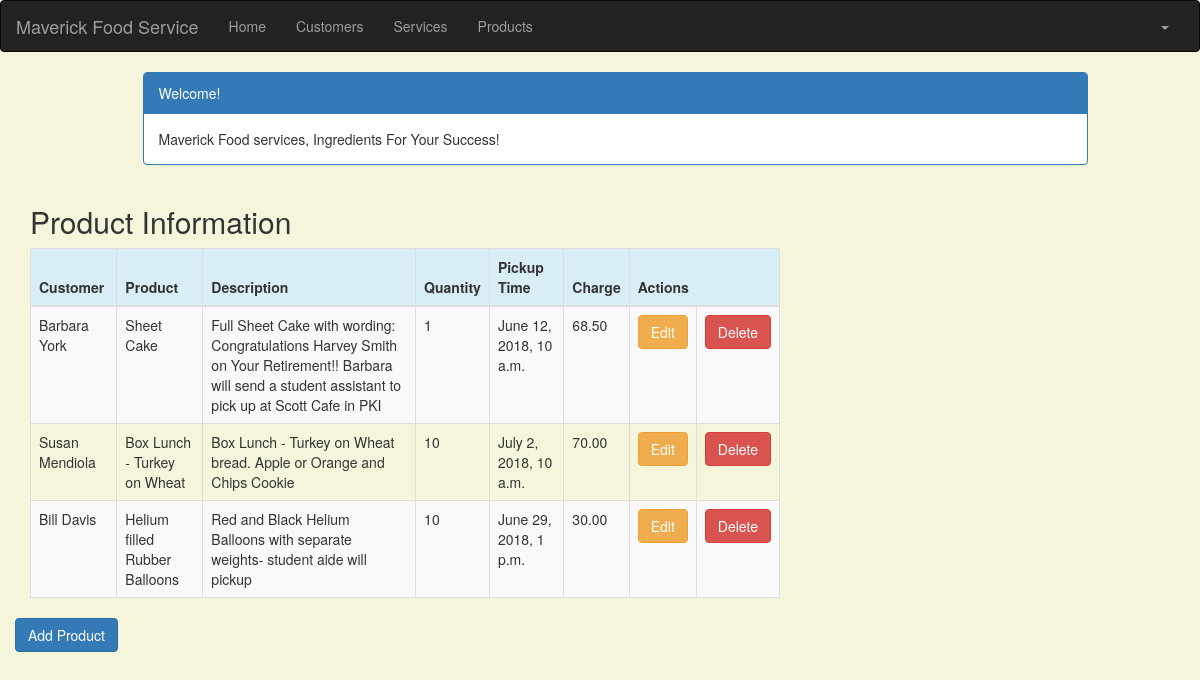
The page /product_list (signed in) on the database its author committed.
### crm/models.py (models this page shows, shortened)
class Product(models.Model):
    cust_name = models.ForeignKey(Customer, on_delete=models.CASCADE, related_name='products')
    product = models.CharField(max_length=100)
    p_description = models.TextField()
    quantity = models.IntegerField()
    pickup_time = models.DateTimeField(
        default=timezone.now)
    charge = models.DecimalField(max_digits=10, decimal_places=2)
    created_date = models.DateTimeField(
        default=timezone.now)
    updated_date = models.DateTimeField(auto_now_add=True)

class Customer(models.Model):
    cust_name = models.CharField(max_length=50)
    organization = models.CharField(max_length=100, blank=True)
    role = models.CharField(max_length=100)
    email = models.EmailField(max_length=100)
    bldgroom = models.CharField(max_length=100)
    address = models.CharField(max_length=200)
    account_number = models.IntegerField(blank=False, null=False)
    city = models.CharField(max_length=50)
    state = models.CharField(max_length=50)
    zipcode = models.CharField(max_length=10)
    phone_number = models.CharField(max_length=50)
    created_date = models.DateTimeField(
        default=timezone.now)
    updated_date = models.DateTimeField(auto_now_add=True)
    def __str__(self):
        return str(self.cust_name)

### crm/views.py (the view)
# urls.py: path('product_list', views.product_list, name='product_list'),
@login_required
def product_list(request):
   products = Product.objects.filter(created_date__lte=timezone.now())
   return render(request, 'crm/product_list.html', {'products': products})

### crm/Templates/crm/product_list.html (shortened to what this page needs)
{% extends 'crm/../crm/../crm/base.html' %}
{% block content %}
    <html>
    <head>
        <link rel="stylesheet" href="https://maxcdn.bootstrapcdn.com/bootstrap/3.3.4/css/bootstrap.min.css">
    </head>
    <body>
    <div class="container">
        <div class="row">
            <div class="col-md-10 col-md-offset-1">
                <div class="panel panel-primary">
                    <div class="panel-heading">Welcome!</div>
                    <div class="panel-body">
                        Maverick Food services, Ingredients For Your Success!
                    </div>
                </div>
            </div>
        </div>
    </div>
    <div class="row">
        <h2 style="padding-left: 15Px">Product Information</h2>
    </div>
    <div>
        <table class="table table-striped table-bordered table-hover">
            <thead>
            <tr class="bg-info">
                <th>Customer</th>
                <th>Product</th>
                <th>Description</th>
                <th>Quantity</th>
                <th>Pickup Time</th>
                <th>Charge</th>
                <th colspan="3">Actions</th>
            </tr>
            </thead>
            <tbody>
            {% for product in products %}
                <tr>
                    <td>{{ product.cust_name }}</td>
                    <td>{{ product.product }}</td>
                    <td>{{ product.p_description }}</td>
                    <td>{{ product.quantity }}</td>
                    <td>{{ product.pickup_time }}</td>
                    <td>{{ product.charge }}</td>
                    <td><a href="{% url 'crm:product_edit' pk=product.pk %}"
                           class="btn btn-warning">Edit</a></td>
                    <td><a href="{% url 'crm:product_delete' pk=product.pk %}"
                           onclick="return confirm('Are you sure you want to delete?')"
                           class="btn btn-danger">Delete</a>
                    </td>
                </tr>
            {% endfor %}
            </tbody>
        </table>
     <div class="row">
            <a href="{% url 'crm:product_new' %}"><span
                    class="btn btn-primary">Add Product</span></a>
        </div>
    </div>
    </body>
    </html>
{% endblock %}

### crm/Templates/crm/product_list.html (style rules this page uses)
body { background-color: beige; }

### rows shown on the page
Product: cust_name "Barbara York", product "Sheet Cake", p_description "Full Sheet Cake with wording: Congratulations Harvey Smith on Your Retirement!! Barbara will send a student assistant to pick up at Scott Cafe in PKI", quantity "1", pickup_time "June 12, 2018, 10 a.m.", charge "68.50"
Product: cust_name "Susan Mendiola", product "Box Lunch - Turkey on Wheat", p_description "Box Lunch - Turkey on Wheat bread. Apple or Orange and Chips Cookie", quantity "10", pickup_time "July 2, 2018, 10 a.m.", charge "70.00"
Product: cust_name "Bill Davis", product "Helium filled Rubber Balloons", p_description "Red and Black Helium Balloons with separate weights- student aide will pickup", quantity "10", pickup_time "June 29, 2018, 1 p.m.", charge "30.00"
